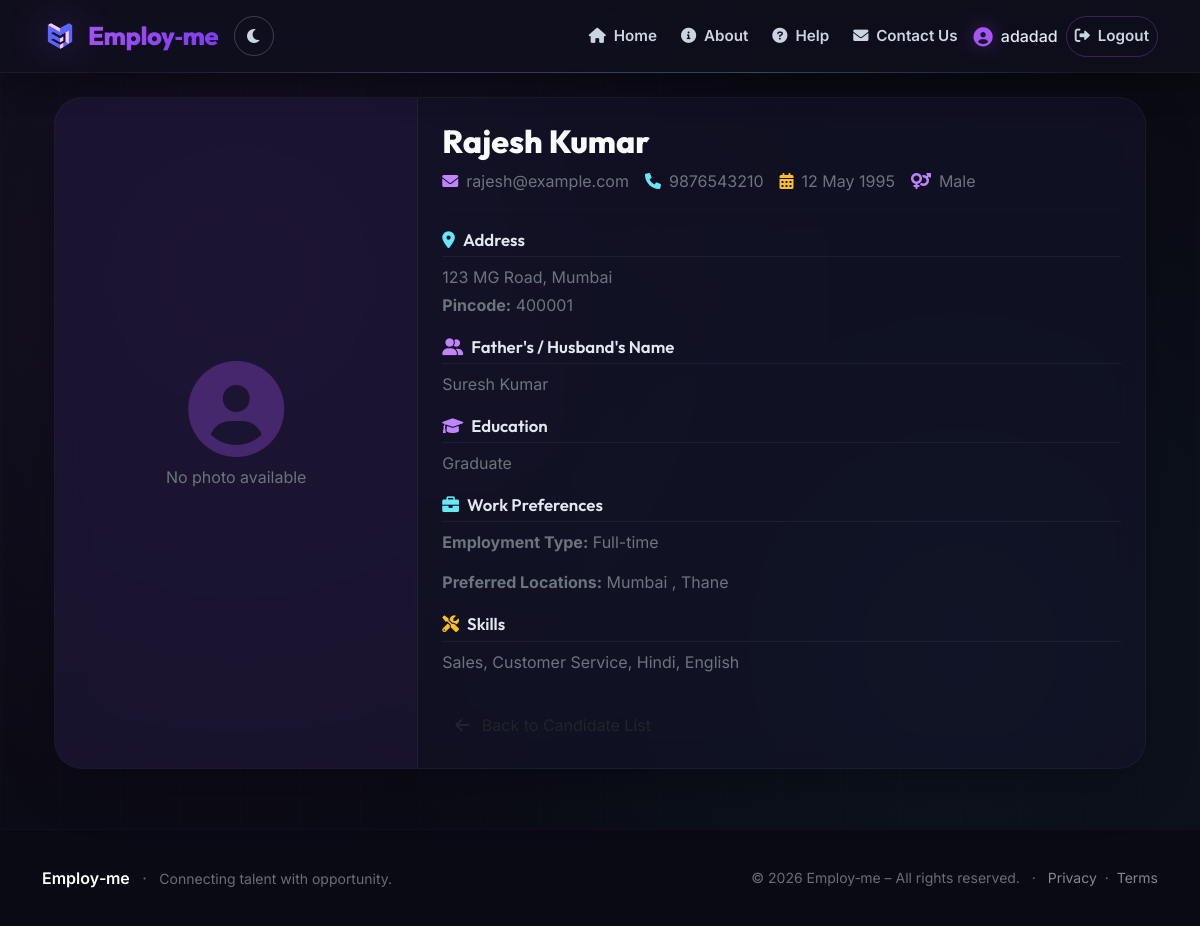
The page /view/1 (signed in) on the database its author committed.
### models.py (models this page shows)
class User(UserMixin, db.Model):
    id = db.Column(db.Integer, primary_key=True)
    email = db.Column(db.String(120), unique=True, nullable=False)
    password_hash = db.Column(db.String(128), nullable=False)
    role = db.Column(db.String(20), nullable=False)  # 'jobseeker' or 'employer'
    name = db.Column(db.String(100), nullable=False)
    created_at = db.Column(db.DateTime, default=datetime.utcnow)
    profile = db.relationship('JobSeekerProfile', backref='user', uselist=False,
                              cascade='all, delete-orphan')
    employer_profile = db.relationship('EmployerProfile', backref='user', uselist=False,
                                       cascade='all, delete-orphan')

class JobSeekerProfile(db.Model):
    id = db.Column(db.Integer, primary_key=True)
    user_id = db.Column(db.Integer, db.ForeignKey('user.id'), unique=True, nullable=False)
    first_name = db.Column(db.String(50), nullable=False)
    middle_name = db.Column(db.String(50), nullable=True)
    last_name = db.Column(db.String(50), nullable=False)
    dob = db.Column(db.Date, nullable=False)
    gender = db.Column(db.String(10), nullable=False)
    address = db.Column(db.String(300), nullable=False)
    pincode = db.Column(db.String(10), nullable=False)
    mobile = db.Column(db.String(15), nullable=False)
    father_husband_name = db.Column(db.String(100), nullable=False)
    education_level = db.Column(db.String(20), nullable=False)
    education_other = db.Column(db.String(100), nullable=True)
    preferred_location1 = db.Column(db.String(100), nullable=False)
    preferred_location2 = db.Column(db.String(100), nullable=True)
    preferred_location3 = db.Column(db.String(100), nullable=True)
    employment_type = db.Column(db.String(20), nullable=False)
    skills = db.Column(db.Text, nullable=True)
    city = db.Column(db.String(100), nullable=False)
    state = db.Column(db.String(100), nullable=False)
    profile_pic = db.Column(db.String(200))
    aadhar_card = db.Column(db.String(200))
    payment_status = db.Column(db.String(20), default='failed', nullable=False)
    created_at = db.Column(db.DateTime, default=datetime.utcnow)
    verified = db.Column(db.Boolean, default=False, nullable=False)

### app.py (the view)
@app.route('/view/<int:profile_id>')
@login_required
@role_required('employer')
@payment_required
def view_profile(profile_id):
    profile = JobSeekerProfile.query.get_or_404(profile_id)
    return render_template('view_profile.html', profile=profile)

### app.py (called while the page is built)
@login_manager.user_loader
def load_user(user_id):
    return db.session.get(User, int(user_id))   # instead of User.query.get

def role_required(role):
    def decorator(func):
        from functools import wraps
        @wraps(func)
        def wrapper(*args, **kwargs):
            if not current_user.is_authenticated or current_user.role != role:
                flash('Access denied.', 'danger')
                return redirect(url_for('index'))
            return func(*args, **kwargs)
        return wrapper
    return decorator

def payment_required(f):
    from functools import wraps
    @wraps(f)
    @login_required
    def decorated(*args, **kwargs):
        if current_user.role == 'jobseeker':
            profile = JobSeekerProfile.query.filter_by(user_id=current_user.id).first()
        else:
            profile = EmployerProfile.query.filter_by(user_id=current_user.id).first()
        if not profile or profile.payment_status != 'success':
            flash('Please complete the payment to access this feature.', 'warning')
            if current_user.role == 'jobseeker':
                return redirect(url_for('jobseeker_dashboard'))
            else:
                return redirect(url_for('employer_profile'))   # changed from 'index' to 'employer_profile'
        return f(*args, **kwargs)
    return decorated

### templates/view_profile.html (shortened to what this page needs)
{% extends "base.html" %}
{% block content %}
<div class="container mt-4">
    <div class="card-modern p-0 overflow-hidden">
        <div class="row g-0">
            <div class="col-md-4 p-4 d-flex align-items-center justify-content-center"
                 style="background: rgba(168, 85, 247, 0.05); border-right: 1px solid rgba(255,255,255,0.04);">
                {% if profile.profile_pic %}
                    <img src="{{ url_for('static', filename='uploads/' + profile.profile_pic) }}"
                         alt="Profile Picture"
                         class="img-fluid rounded-4 shadow-lg"
                         style="max-height: 280px; width: 100%; object-fit: cover;">
                {% else %}
                    <div class="text-center">
                        <i class="fas fa-user-circle fa-6x" style="color: rgba(168, 85, 247, 0.3);"></i>
                        <p class="mt-2 text-secondary">No photo available</p>
                    </div>
                {% endif %}
            </div>
            <div class="col-md-8">
                <div class="card-body p-4">
                    <h2 class="mb-2" style="font-family: var(--font-display); font-weight: 800; color: #F8FAFC;">
                        {{ profile.first_name }} {{ profile.middle_name or '' }} {{ profile.last_name }}
                    </h2>
                    <div class="d-flex flex-wrap gap-3 mb-3">
                        <span class="text-secondary"><i class="fas fa-envelope me-2" style="color: var(--primary-light);"></i>{{ profile.user.email }}</span>
                        <span class="text-secondary"><i class="fas fa-phone me-2" style="color: var(--employer-light);"></i>{{ profile.mobile }}</span>
                        <span class="text-secondary"><i class="fas fa-calendar-alt me-2" style="color: var(--accent-gold);"></i>{{ profile.dob.strftime('%d %b %Y') if profile.dob else 'N/A' }}</span>
                        <span class="text-secondary"><i class="fas fa-venus-mars me-2" style="color: var(--primary-light);"></i>{{ profile.gender }}</span>
                    </div>
                    <hr style="border-color: rgba(255,255,255,0.05);">
                    <h5 class="section-title"><i class="fas fa-map-marker-alt me-2" style="color: var(--employer-light);"></i>Address</h5>
                    <p class="text-secondary mb-1">{{ profile.address or 'Not provided' }}</p>
                    <p class="text-secondary">
                        <strong>Pincode:</strong> {{ profile.pincode or 'N/A' }}
                    </p>
                    <h5 class="section-title"><i class="fas fa-user-friends me-2" style="color: var(--primary-light);"></i>Father's / Husband's Name</h5>
                    <p class="text-secondary">{{ profile.father_husband_name or 'Not provided' }}</p>
                    <h5 class="section-title"><i class="fas fa-graduation-cap me-2" style="color: var(--primary-light);"></i>Education</h5>
                    <p class="text-secondary">{{ profile.education_level }}</p>
                    <h5 class="section-title"><i class="fas fa-briefcase me-2" style="color: var(--employer-light);"></i>Work Preferences</h5>
                    <p class="text-secondary"><strong>Employment Type:</strong> {{ profile.employment_type }}</p>
                    <p class="text-secondary"><strong>Preferred Locations:</strong>
                        {{ profile.preferred_location1 }}
                        {% if profile.preferred_location2 %}, {{ profile.preferred_location2 }}{% endif %}
                    </p>
                    <h5 class="section-title"><i class="fas fa-tools me-2" style="color: var(--accent-gold);"></i>Skills</h5>
                    <p class="text-secondary">{{ profile.skills or 'No skills listed' }}</p>
                    <a href="{{ url_for('hire_dashboard') }}" class="btn btn-outline-soft mt-3">
                        <i class="fas fa-arrow-left me-2"></i> Back to Candidate List
                    </a>
                </div>
            </div>
        </div>
    </div>
</div>
{% endblock %}

### templates/base.html (shortened to what this page needs)
<!DOCTYPE html>
<html lang="en">
<head>
    <link href="https://cdn.jsdelivr.net/npm/bootstrap@5.3.0-alpha1/dist/css/bootstrap.min.css" rel="stylesheet" />
    <link rel="stylesheet" href="https://cdnjs.cloudflare.com/ajax/libs/font-awesome/6.0.0/css/all.min.css" />
</head>
<body>
    <nav class="navbar navbar-expand-lg navbar-custom sticky-top">
        <div class="container">
            <a class="navbar-brand" href="{{ url_for('index') }}">
                <img src="{{ url_for('static', filename='images/logo.png') }}" alt="Employ-me logo" />
                <span>Employ‑me</span>
            </a>
            <div class="d-flex align-items-center gap-2">
                <button class="theme-toggle-btn" id="themeToggle" aria-label="Toggle light/dark theme">
                    <i class="fas fa-moon" id="themeIcon"></i>
                </button>
            </div>
            <div class="collapse navbar-collapse" id="navbarNav">
                <ul class="navbar-nav ms-auto align-items-lg-center gap-1 gap-lg-2">
                    <li class="nav-item">
                        <a class="nav-link" href="{{ url_for('index') }}">
                            <i class="fas fa-home me-1"></i> Home
                        </a>
                    </li>
                    <li class="nav-item">
                        <a class="nav-link" href="{{ url_for('about') }}">
                            <i class="fas fa-info-circle me-1"></i> About
                        </a>
                    </li>
                    <li class="nav-item">
                        <a class="nav-link" href="{{ url_for('help') }}">
                            <i class="fas fa-question-circle me-1"></i> Help
                        </a>
                    </li>
                    <li class="nav-item">
                        <a class="nav-link" href="{{ url_for('contact') }}">
                            <i class="fas fa-envelope me-1"></i> Contact Us
                        </a>
                    </li>
                    {% if current_user.is_authenticated %}
                        <li class="nav-item">
                            <span class="navbar-text">
                                <i class="fas fa-user-circle"></i>
                                {{ current_user.name }}
                            </span>
                        </li>
                        <li class="nav-item">
                            <a class="nav-link btn-outline-custom" href="{{ url_for('logout') }}">
                                <i class="fas fa-sign-out-alt me-1"></i> Logout
                            </a>
                        </li>
                    {% endif %}
                </ul>
            </div>
        </div>
    </nav>
    <main>
        <div class="container my-4">
            {% block content %}{% endblock %}
        </div>
    </main>
    <footer class="footer-custom">
        <div class="container">
            <div class="row align-items-center">
                <div class="col-md-6 text-center text-md-start">
                    <span class="fw-semibold text-white">Employ‑me</span>
                    <span class="mx-2">·</span>
                    <span class="small">Connecting talent with opportunity.</span>
                </div>
                <div class="col-md-6 text-center text-md-end small">
                    &copy; 2026 Employ‑me – All rights reserved.
                    <span class="mx-2">·</span>
                    <a href="#" class="text-white-50" data-bs-toggle="modal" data-bs-target="#footerPrivacyModal">Privacy</a>
                    <span class="mx-1">·</span>
                    <a href="#" class="text-white-50" data-bs-toggle="modal" data-bs-target="#footerTermsModal">Terms</a>
                </div>
            </div>
        </div>
    </footer>
</body>
</html>

### templates/view_profile.html (style rules this page uses)
.section-title { font-family: var(--font-display); font-weight: 600; font-size: 1.05rem; color: #E2E8F0; margin-top: 1.25rem; margin-bottom: 0.5rem; border-bottom: 1px solid rgba(255,255,255,0.06); padding-bottom: 6px; }

### rows shown on the page
User: name "adadad"
JobSeekerProfile: first_name "Rajesh", last_name "Kumar", mobile "9876543210", dob "12 May 1995", gender "Male", address "123 MG Road, Mumbai", pincode "400001", father_husband_name "Suresh Kumar", education_level "Graduate", employment_type "Full-time", preferred_location1 "Mumbai", preferred_location2 "Thane", skills "Sales, Customer Service, Hindi, English"
User: user.email "rajesh@example.com"
